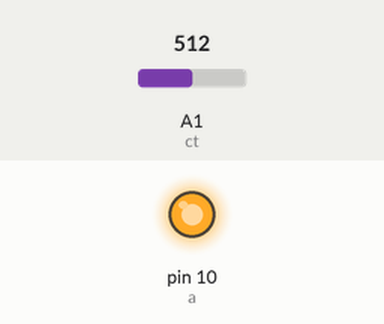
Bench run of a sketch on a simulated Arduino Uno, built with avr-gcc and run on an emulated ATmega328P. On the bench: output pins drawn as LEDs (lit = HIGH). The inputs (shaded band) are chosen by the test bench; at power-on: A1 (ct) = 512. What the sketch prints to the serial monitor is not drawn.

Above: at 20.15 s.
Timing chart, 0 to 40.0 s (numbered marks = the images above):
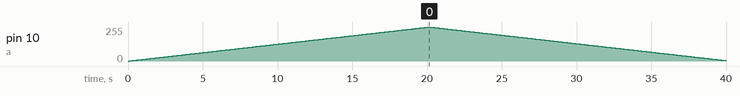

The sketch:

CVtest.ino
```cpp
int a = 10; // generate PWM signal
int val = 0;
float ct = A1; //ADC value read from current-converted-voltage on CE
float c = 0;
int n = 0;
float Potstep = 0.0078; // Defined DAC resolution
int scanRate = 100; // scan rates values (mV/s)

long intervalo;

void setup() {
  TCCR1B = TCCR1B & B11111000 | B00000001; // Set dividers to 1 to change PWM frequency
  Serial.begin(9600);
  pinMode(a, OUTPUT);
  pinMode(ct, INPUT);
  intervalo = (1000000L / (scanRate * 128L)); //Calculates and stores the delay
}

void loop() {
  n = 0;
  while(n <= 1) {
    // Start the forward scan
    Serial.print("Forward loop start: ");
    for(val = 0; val <= 255; val++) {
      analogWrite(a, val);
      delay(intervalo);
      c = analogRead(ct);
      Serial.print(val);
      Serial.print(" ");
      Serial.print(c, 2);
      Serial.print(" ");
      Serial.println("");
    }
    // Start the reverse scan
    Serial.print("Reverse loop start: ");
    for(val = 255; val >= 0; val--) {
      analogWrite(a, val);
      delay(intervalo);
      Serial.print(val);
      c = analogRead(ct);
      Serial.print(" ");
      Serial.print(c, 2);
      Serial.print(" ");
      Serial.println("");
    }
    n = n + 1;
  }
}

//Script ends
```

Measured:
- by itself, pin 10 (a): rises from 0/255 to 255/255 in 20.0 s, then falls to 4/255 in 19.8 s
